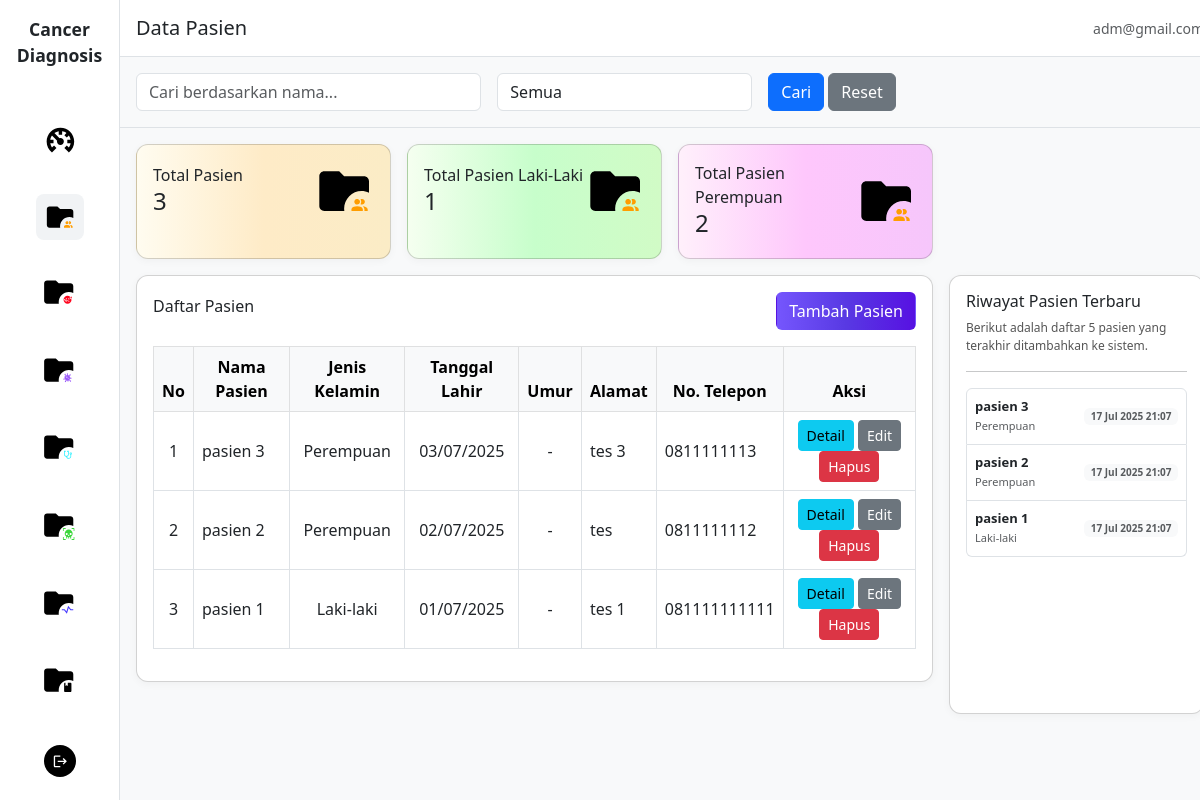
Before: /pasien/ with the older database file.
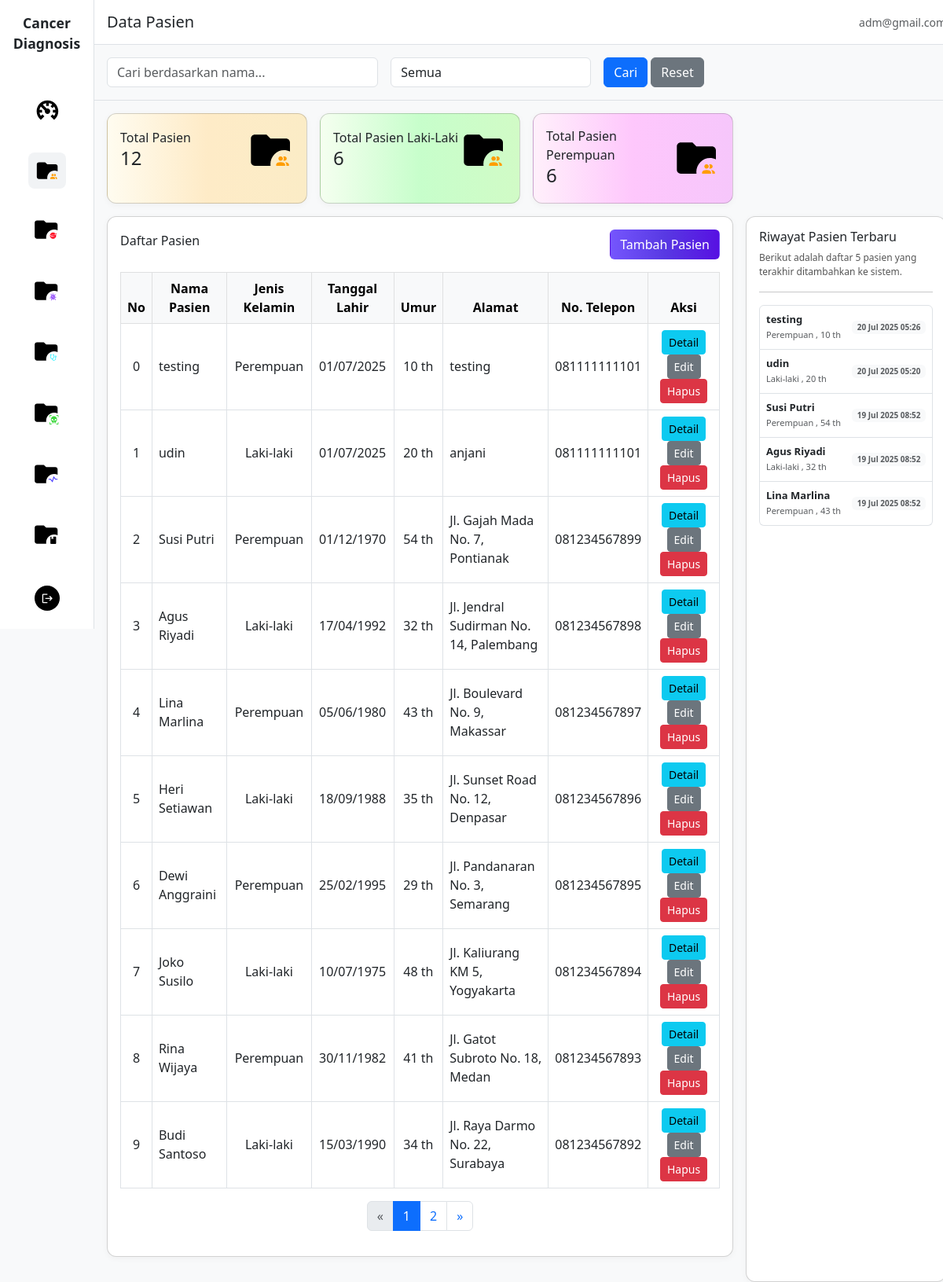
After: the same page with the newer database file.
### sp_kanker_diagnosa_app/models.py (models this page shows, shortened)
class Pasien(models.Model):
    JENIS_KELAMIN_CHOICES = [
        ('L', 'Laki-laki'),
        ('P', 'Perempuan'),
    ]
    nama = models.CharField(max_length=100)
    jenis_kelamin = models.CharField(max_length=10, choices=JENIS_KELAMIN_CHOICES)
    tanggal_lahir = models.DateField(null=True, blank=True)
    alamat = models.TextField(blank=True)
    no_hp = models.CharField(max_length=20, blank=True)
    umur = models.PositiveIntegerField(null=True, blank=True, help_text="Umur dalam tahun")
    riwayat_keluarga = models.TextField(blank=True, help_text="Riwayat kanker dalam keluarga")
    dibuat = models.DateTimeField(auto_now_add=True)
    diperbarui = models.DateTimeField(auto_now=True)
    class Meta:
        verbose_name = "Pasien"
        verbose_name_plural = "Pasien"
        ordering = ['-dibuat']

### sp_kanker_diagnosa_app/views.py (the view)
# urls.py: path('pasien/', views.pasien_list, name='pasien_list'),
def pasien_list(request):
    search_form = PencarianPasienForm(request.GET)
    pasien_qs = Pasien.objects.all()
    if search_form.is_valid():
        nama = search_form.cleaned_data.get('nama')
        jenis_kelamin = search_form.cleaned_data.get('jenis_kelamin')
        if nama:
            pasien_qs = pasien_qs.filter(nama__icontains=nama)
        if jenis_kelamin:
            pasien_qs = pasien_qs.filter(jenis_kelamin=jenis_kelamin)
    paginator = Paginator(pasien_qs.order_by('-dibuat'), 10)
    page_number = request.GET.get('page')
    page_obj = paginator.get_page(page_number)
    pasien_count = pasien_qs.count()
    laki_laki_count = pasien_qs.filter(jenis_kelamin='L').count()
    perempuan_count = pasien_qs.filter(jenis_kelamin='P').count()
    context = {
        'page_obj': page_obj,
        'pasien_count': pasien_count,
        'laki_laki_count': laki_laki_count,
        'perempuan_count': perempuan_count,
        'search_form': search_form,
    }
    return render(request, 'pasien/list.html', context)

### templates/pasien/list.html (shortened to what this page needs)
{% extends 'base.html' %}
{% load static %}
{% block content %}
<main class="col-md-10 col-lg-11 col-12 main-content">
    <div class="p-3 bg-white border-bottom d-flex justify-content-between align-items-center flex-wrap">
        <h5 class="mb-0">Data Pasien</h5>
        <div class="text-end">
            <small class="text-muted">{{ request.user.email|default:"adm@gmail.com" }}</small>
        </div>
    </div>
    {% if search_form %}
    <div class="p-3 bg-light border-bottom">
        <form method="get" class="row g-3">
            <div class="col-md-4">
                {{ search_form.nama }}
            </div>
            <div class="col-md-3">
                {{ search_form.jenis_kelamin }}
            </div>
            <div class="col-md-3">
                <button type="submit" class="btn btn-primary">Cari</button>
                <a href="{% url 'pasien_list' %}" class="btn btn-secondary">Reset</a>
            </div>
        </form>
    </div>
    {% endif %}
    <div class="row g-3 p-3">
        <div class="col-12 col-sm-6 col-lg-3">
            <div class="card card-custom p-3 h-100" style="background: linear-gradient(to right, #fffcf0 0%, #feebc7, #fbecc6 100%);">
                <div class="d-flex align-items-center justify-content-between">
                    <div>
                        <div>Total Pasien</div>
                        <h4 class="mb-1">{{ pasien_count|default:"0" }}</h4>
                    </div>
                    <img src="{% static 'img/icon-pasien.svg' %}" alt="sistem pakar" class="stat-icon">
                </div>
            </div>
        </div>
        <div class="col-12 col-sm-6 col-lg-3">
            <div class="card card-custom p-3 h-100" style="background: linear-gradient(to right, #f5fff0 0%, #c7fecb, #d1fbc6 100%);">
                <div class="d-flex align-items-center justify-content-between">
                    <div>
                        <div>Total Pasien Laki-Laki</div>
                        <h4 class="mb-1">{{ laki_laki_count|default:"0" }}</h4>
                    </div>
                    <img src="{% static 'img/icon-pasien.svg' %}" alt="sistem pakar" class="stat-icon">
                </div>
            </div>
        </div>
        <div class="col-12 col-sm-6 col-lg-3">
            <div class="card card-custom p-3 h-100" style="background: linear-gradient(to right, #fff0fb 0%, #fec7fc, #f6c6fb 100%);">
                <div class="d-flex align-items-center justify-content-between">
                    <div>
                        <div>Total Pasien Perempuan</div>
                        <h4 class="mb-1">{{ perempuan_count|default:"0" }}</h4>
                    </div>
                    <img src="{% static 'img/icon-pasien.svg' %}" alt="sistem pakar" class="stat-icon">
                </div>
            </div>
        </div>
    </div>
    <div class="row g-3 px-3">
        <div class="col-12 col-lg-9 mb-3 mb-lg-0">
            <div class="card card-custom p-3 table-card">
                <div class="d-flex justify-content-between align-items-center">
                    <h6>Daftar Pasien</h6>
                    <a href="{% url 'pasien_create' %}" class="btn"
                       style="background: linear-gradient(to left, #5711e2 0%, #5839e3, #7556fd 100%); color: #fff; font-weight: 300;">
                        Tambah Pasien
                    </a>
                </div>
                <div class="table-responsive">
                    <table class="table table-bordered mt-3 align-middle">
                        <thead class="table-light">
                            <tr class="text-center">
                                <th>No</th>
                                <th>Nama Pasien</th>
                                <th>Jenis Kelamin</th>
                                <th>Tanggal Lahir</th>
                                <th>Umur</th>
                                <th>Alamat</th>
                                <th>No. Telepon</th>
                                <th>Aksi</th>
                            </tr>
                        </thead>
                        <tbody>
                            {% if page_obj %}
                            {% for pasien in page_obj %}
                                <tr>
                                    <td class="text-center">
                                        {% if page_obj.has_other_pages %}
                                            {{ forloop.counter0|add:page_obj.start_index|add:"-1" }}
                                        {% else %}
                                            {{ forloop.counter }}
                                        {% endif %}
                                    </td>
                                    <td>{{ pasien.nama }}</td>
                                    <td class="text-center">{{ pasien.get_jenis_kelamin_display }}</td>
                                    <td class="text-center">
                                        {% if pasien.tanggal_lahir %}
                                        {{ pasien.tanggal_lahir|date:"d/m/Y" }}
                                        {% else %}
                                        -
                                        {% endif %}
                                        </td>
                                        <td class="text-center">
                                            {% if pasien.umur %}
                                            {{ pasien.umur }} th
                                            {% else %}
                                            -
                                            {% endif %}
                                        </td>
                                        <td>{{ pasien.alamat|default:"-" }}</td>
                                        <td>{{ pasien.no_hp|default:"-" }}</td>
                                        <td class="text-center">
                                            <a href="{% url 'pasien_detail' pasien.id %}" class="btn btn-sm btn-info">Detail</a>
                                        <a href="{% url 'pasien_update' pasien.id %}" class="btn btn-sm btn-secondary">Edit</a>
                                        <a href="{% url 'pasien_delete' pasien.id %}" class="btn btn-sm btn-danger" onclick="return confirm('Yakin hapus data pasien ini?')">Hapus</a>
                                    </td>
                                </tr>
                                {% endfor %}
                            {% else %}
                                <tr>
                                    <td colspan="8" class="text-center text-muted">Tidak ada data pasien.</td>
                                </tr>
                            {% endif %}
                        </tbody>
                    </table>
                    {% if page_obj.has_other_pages %}
                    <nav>
                        <ul class="pagination justify-content-center flex-wrap">
                            {% if page_obj.has_previous %}
                                <li class="page-item">
                                    <a class="page-link"
                                        href="?page={{ page_obj.previous_page_number }}{% if request.GET.nama %}&nama={{ request.GET.nama }}{% endif %}{% if request.GET.jenis_kelamin %}&jenis_kelamin={{ request.GET.jenis_kelamin }}{% endif %}">&laquo;</a>
                                </li>
                            {% else %}
                                <li class="page-item disabled"><span class="page-link">&laquo;</span></li>
                            {% endif %}
                            {% for num in page_obj.paginator.page_range %}
                                {% if num == page_obj.number %}
                                    <li class="page-item active"><span class="page-link">{{ num }}</span></li>
                                {% elif num >= page_obj.number|add:'-2' and num <= page_obj.number|add:'2' %}
                                    <li class="page-item">
                                        <a class="page-link" href="?page={{ num }}">{{ num }}</a>
                                    </li>
                                {% elif num == 1 or num == page_obj.paginator.num_pages %}
                                    <li class="page-item">
                                        <a class="page-link" href="?page={{ num }}{% if request.GET.nama %}&nama={{ request.GET.nama }}{% endif %}{% if request.GET.jenis_kelamin %}&jenis_kelamin={{ request.GET.jenis_kelamin }}{% endif %}">{{ num }}</a>
                                    </li>
                                {% elif num == page_obj.number|add:'-3' or num == page_obj.number|add:'3' %}
                                    <li class="page-item disabled"><span class="page-link">...</span></li>
                                {% endif %}
                            {% endfor %}
                            {% if page_obj.has_next %}
                                <li class="page-item">
                                    <a class="page-link"
                                        href="?page={{ page_obj.next_page_number }}">&raquo;</a>
                                </li>
                            {% else %}
                                <li class="page-item disabled"><span class="page-link">&raquo;</span></li>
                            {% endif %}
                        </ul>
                    </nav>
                    {% endif %}
                </div>
            </div>
        </div>
        <div class="col-12 col-lg-3 mb-3 mb-lg-0">
            <div class="card card-custom p-3 h-100 d-flex flex-column justify-content-between">
                <div>
                    <h6 class="">Riwayat Pasien Terbaru</h6>
                    <p style="font-size: 12px; color: #555;">
                        Berikut adalah daftar 5 pasien yang terakhir ditambahkan ke sistem.
                    </p>
                    <hr>
                    <ul class="list-group mb-2" style="font-size: 13px;">
                        {% if page_obj %}
                        {% for pasien in page_obj|slice:":5" %}
                                <li class="list-group-item d-flex justify-content-between align-items-center py-2 px-2">
                                    <div>
                                        <strong>{{ pasien.nama|default:"-" }}</strong>
                                        <br>
                                        <span class="text-muted" style="font-size:11px;">
                                            {% if pasien.jenis_kelamin == "L" %}
                                                Laki-laki
                                            {% elif pasien.jenis_kelamin == "P" %}
                                                Perempuan
                                            {% else %}
                                                -
                                            {% endif %}
                                            {% if pasien.umur %}, {{ pasien.umur }} th{% endif %}
                                        </span>
                                    </div>
                                    <div class="d-flex align-items-center gap-1">
                                        <span class="badge bg-light text-muted" style="font-size:10px;">
                                            {{ pasien.dibuat|date:"d M Y H:i" }}
                                        </span>
                                    </div>
                                </li>
                            {% endfor %}
                        {% else %}
                            <li class="list-group-item text-muted text-center py-2 px-2">Belum ada data pasien.</li>
                        {% endif %}
                    </ul>
                </div>
            </div>
        </div>
    </div>
</main>
{% endblock %}

Changed rows visible on the page:
removed Pasien: nama "pasien 3", jenis_kelamin "Perempuan", tanggal_lahir "03/07/2025", alamat "tes 3", no_hp "0811111113", dibuat "17 Jul 2025 21:07"
removed Pasien: nama "pasien 2", jenis_kelamin "Perempuan", tanggal_lahir "02/07/2025", alamat "tes", no_hp "0811111112", dibuat "17 Jul 2025 21:07"
removed Pasien: nama "pasien 1", jenis_kelamin "Laki-laki", tanggal_lahir "01/07/2025", alamat "tes 1", no_hp "081111111111", dibuat "17 Jul 2025 21:07"
added Pasien: nama "testing", jenis_kelamin "Perempuan", tanggal_lahir "01/07/2025", umur "10", alamat "testing", no_hp "081111111101", dibuat "20 Jul 2025 05:26"
added Pasien: nama "udin", jenis_kelamin "Laki-laki", tanggal_lahir "01/07/2025", umur "20", alamat "anjani", no_hp "081111111101", dibuat "20 Jul 2025 05:20"
added Pasien: nama "Susi Putri", jenis_kelamin "Perempuan", tanggal_lahir "01/12/1970", umur "54", alamat "Jl. Gajah Mada No. 7, Pontianak", no_hp "081234567899", dibuat "19 Jul 2025 08:52"
added Pasien: nama "Agus Riyadi", jenis_kelamin "Laki-laki", tanggal_lahir "17/04/1992", umur "32", alamat "Jl. Jendral Sudirman No. 14, Palembang", no_hp "081234567898", dibuat "19 Jul 2025 08:52"
added Pasien: nama "Lina Marlina", jenis_kelamin "Perempuan", tanggal_lahir "05/06/1980", umur "43", alamat "Jl. Boulevard No. 9, Makassar", no_hp "081234567897", dibuat "19 Jul 2025 08:52"
added Pasien: nama "Heri Setiawan", jenis_kelamin "Laki-laki", tanggal_lahir "18/09/1988", umur "35", alamat "Jl. Sunset Road No. 12, Denpasar", no_hp "081234567896", shown under "Daftar Pasien"
added Pasien: nama "Dewi Anggraini", jenis_kelamin "Perempuan", tanggal_lahir "25/02/1995", umur "29", alamat "Jl. Pandanaran No. 3, Semarang", no_hp "081234567895", shown under "Daftar Pasien"
added Pasien: nama "Joko Susilo", jenis_kelamin "Laki-laki", tanggal_lahir "10/07/1975", umur "48", alamat "Jl. Kaliurang KM 5, Yogyakarta", no_hp "081234567894", shown under "Daftar Pasien"
added Pasien: nama "Rina Wijaya", jenis_kelamin "Perempuan", tanggal_lahir "30/11/1982", umur "41", alamat "Jl. Gatot Subroto No. 18, Medan", no_hp "081234567893", shown under "Daftar Pasien"
added Pasien: nama "Budi Santoso", jenis_kelamin "Laki-laki", tanggal_lahir "15/03/1990", umur "34", alamat "Jl. Raya Darmo No. 22, Surabaya", no_hp "081234567892", shown under "Daftar Pasien"
Other visible differences:
{{ pasien_count|default:"0" }}: "3" → "12"
{{ laki_laki_count|default:"0" }}: "1" → "6"
{{ perempuan_count|default:"0" }}: "2" → "6"
new list line: "1"
new list line: "2"
